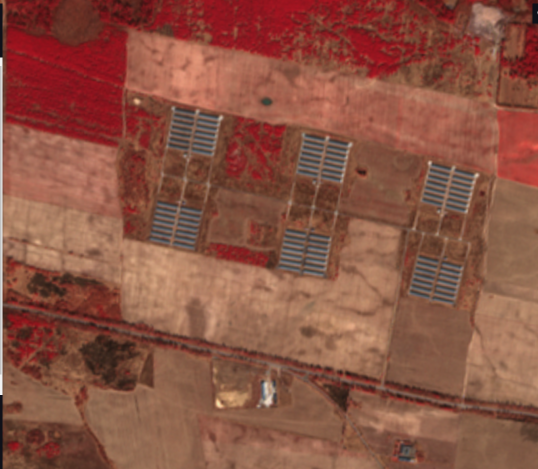
#> input picture 8-lab/imgs/raw1.png, 1076 x 938 px (shown at 1/2 size)
$ python main.py
#> lines starting #> are read from the running program, lines starting #| are printed output that depends on the picture; after the words box and inside, x2 and y2 are one past the last pixel; in counts of white or black regions, pixels touching at a corner belong together
### 8-lab/segmentation.py
import numpy as np
import cv2
from scipy import ndimage


def robert(img):
  img_gray = cv2.cvtColor(img, cv2.COLOR_BGR2GRAY)
  imgf = img_gray.astype('float64') / 255
  vertical = ndimage.convolve(imgf, np.array([[1, 0], [0, -1]]))
  horizontal = ndimage.convolve(imgf, np.array([[0, 1], [-1, 0]]))
  edged_img = np.sqrt(np.square(horizontal) + np.square(vertical))
  return edged_img * 255


def otsu(img):
  gray = cv2.cvtColor(img, cv2.COLOR_BGR2GRAY)
  _, thresh = cv2.threshold(gray, 0, 255, cv2.THRESH_BINARY_INV + cv2.THRESH_OTSU)
  return thresh


def kmeans(img):
  k = 2
  attempts = 10
  criteria = (cv2.TERM_CRITERIA_EPS + cv2.TERM_CRITERIA_MAX_ITER, 10, 1)

  img_cvt = cv2.cvtColor(img, cv2.COLOR_BGR2RGB)
  twoDimage = np.float32(img_cvt.reshape((-1, 3)))
  _, label, center = cv2.kmeans(twoDimage, k, None, criteria, attempts, cv2.KMEANS_PP_CENTERS)
  center = np.uint8(center)
  return center[label.flatten()].reshape(img_cvt.shape)

### 8-lab/main.py
from os import path
import cv2
import matplotlib.pyplot as plt
from segmentation import otsu, kmeans, robert

IMG_DIR = 'imgs'
IMG_RAW = path.join(IMG_DIR, 'raw1.png')
IMG_REF = path.join(IMG_DIR, 'ref1.png')

def write_img(img_path, name, data):
  if name == 'original': return
  format_division = img_path.rindex('.')
  img_format = img_path[format_division:]
  fullname = '{}.{}{}'.format(img_path[:format_division], name, img_format)
  cv2.imwrite(fullname, data)


def original(img):
  return cv2.cvtColor(img, cv2.COLOR_RGB2BGR)


def apply_segms(img_path):
#> called with img_path = 'imgs/raw1.png'
  img = cv2.imread(img_path)
#> img is the input picture: shape (938, 1076, 3); mean B, G, R 66.7, 83, 138
  pos = 221
  for fn in (original, otsu, kmeans, robert):
    plt.subplot(pos)
    label = fn.__name__
    segmented = fn(img)
    cmap = None if label == 'original' else 'gray'
    plt.imshow(segmented, cmap)
    plt.title(label)
    plt.axis('off')
    pos += 1
    write_img(img_path, label, segmented)
#> this loop made 4 passes
#> pass 2, in otsu, `_, thresh = cv2.threshold(gray, 0, 255, cv2.THRESH_BINARY_INV + cv2.TH..`:
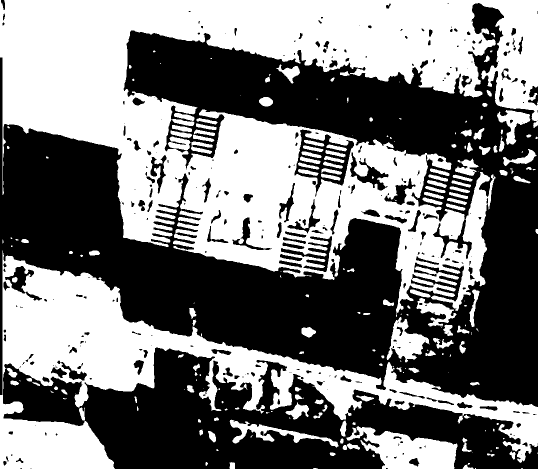
#> thresh: shape (938, 1076) (shown at 1/2 size); 47.5% white; 223 white regions (87 under 20 px), largest, box (x1, y1, x2, y2) and area: (0, 0, 1076, 628) 314974, (0, 501, 1076, 938) 119332, (693, 852, 915, 938) 10624
#> pass 3, in apply_segms, `segmented = fn(img)`:
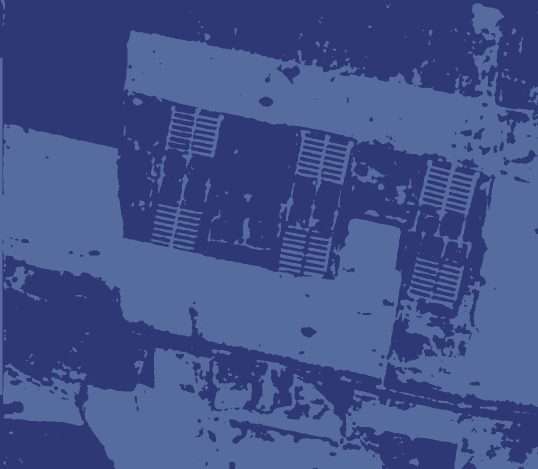
#> segmented: shape (938, 1076, 3) (shown at 1/2 size); mean B, G, R 137.2, 82.3, 66.2
#> after the loop, pos = 225


if __name__ == '__main__':
  apply_segms(IMG_RAW)
  plt.figure()
  apply_segms(IMG_REF)
#> call 2 of apply_segms, with img_path = 'imgs/ref1.png'
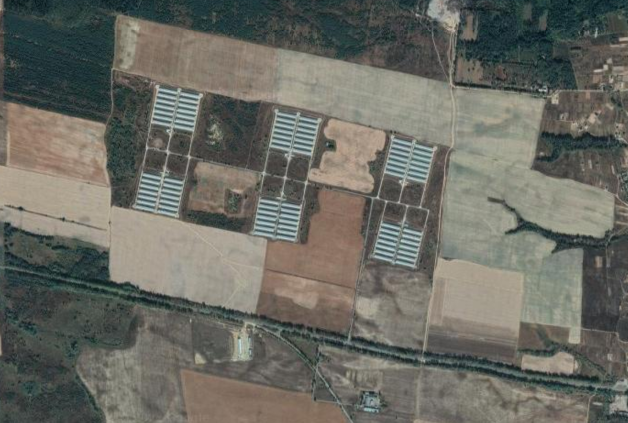
#> input picture 8-lab/imgs/ref1.png, 1256 x 845 px (shown at 1/2 size)
#> in apply_segms, img is the input picture: shape (845, 1256, 3); mean B, G, R 98.6, 106.4, 106
#> the loop in apply_segms (call 2), `for fn in (original, otsu, kmeans, robert):` made 4 passes
#> pass 2, in otsu (call 2), `_, thresh = cv2.threshold(gray, 0, 255, cv2.THRESH_BINARY_INV + cv2.TH..`:
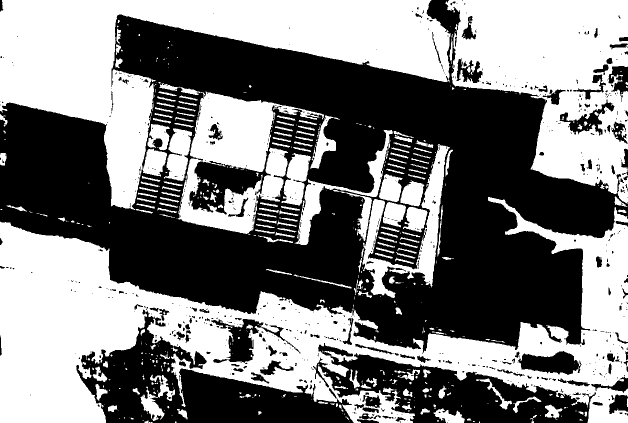
#> thresh: shape (845, 1256) (shown at 1/2 size); 49.1% white; 521 white regions (328 under 20 px), largest, box (x1, y1, x2, y2) and area: (0, 394, 1256, 845) 203326, (0, 0, 901, 420) 135145, (891, 0, 1256, 408) 85451
#> pass 3, in apply_segms (call 2), `segmented = fn(img)`:
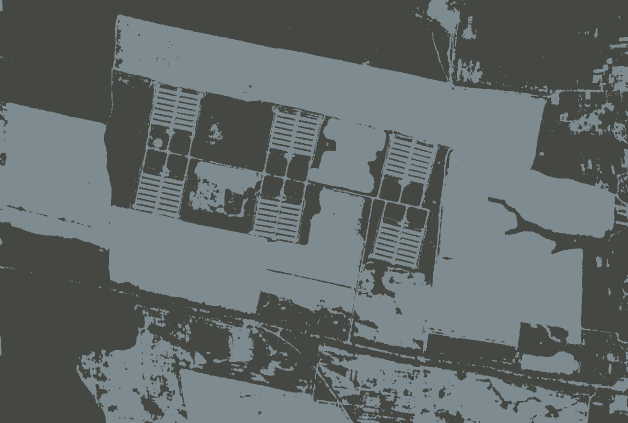
#> segmented: shape (845, 1256, 3) (shown at 1/2 size); mean B, G, R 105.8, 106.2, 98.1
  plt.show()
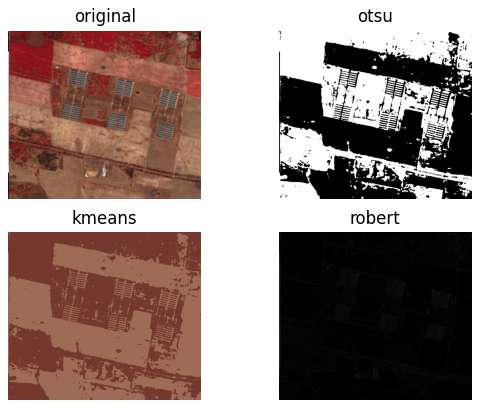
#> figure drawn by matplotlib, 4 panels; B, G, R data is drawn as R, G, B
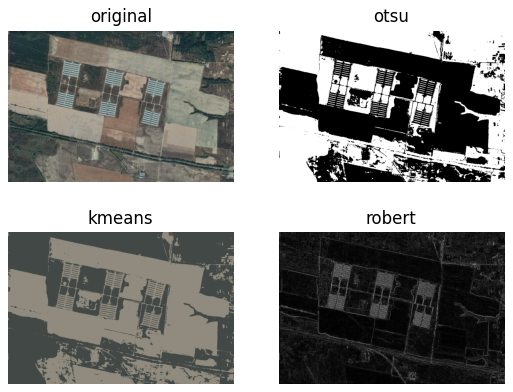
#> figure drawn by matplotlib, 4 panels; B, G, R data is drawn as R, G, B
